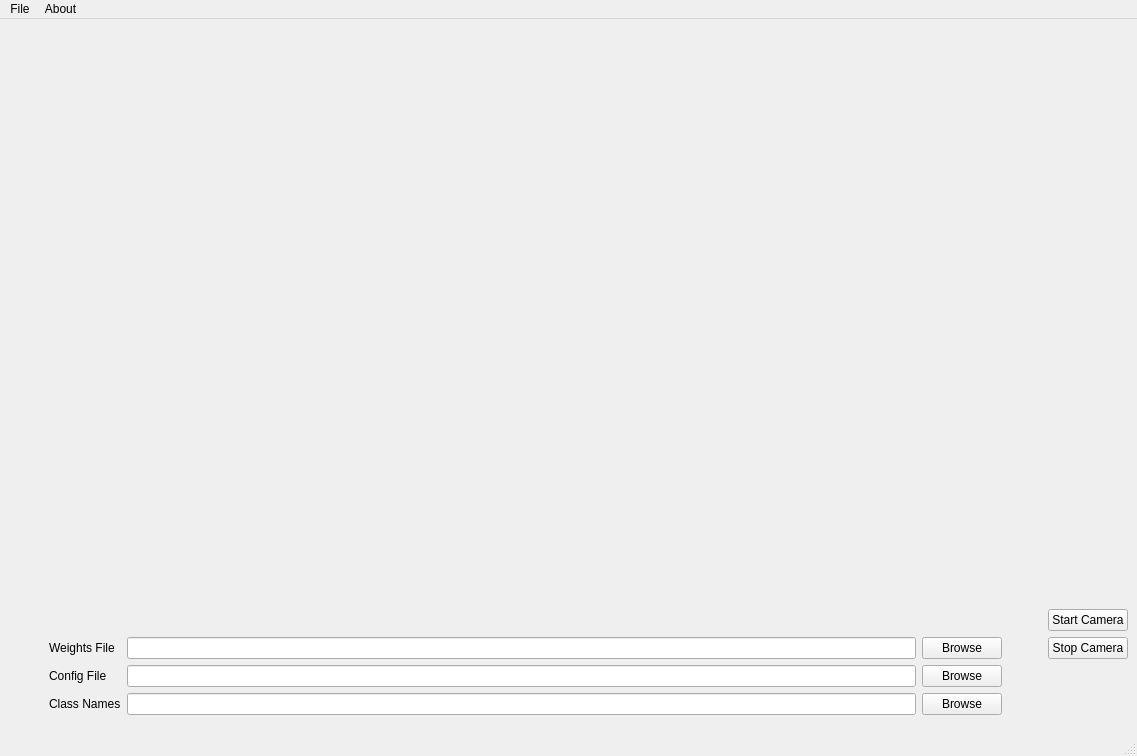
<?xml version="1.0" encoding="UTF-8"?>
<ui version="4.0">
 <class>MainWindow</class>
 <widget class="QMainWindow" name="MainWindow">
  <property name="geometry">
   <rect>
    <x>0</x>
    <y>0</y>
    <width>1137</width>
    <height>756</height>
   </rect>
  </property>
  <property name="sizePolicy">
   <sizepolicy hsizetype="MinimumExpanding" vsizetype="Preferred">
    <horstretch>0</horstretch>
    <verstretch>0</verstretch>
   </sizepolicy>
  </property>
  <property name="windowTitle">
   <string>MainWindow</string>
  </property>
  <widget class="QWidget" name="centralwidget">
   <layout class="QGridLayout" name="gridLayout">
    <item row="0" column="0">
     <layout class="QGridLayout" name="gridLayout_4">
      <item row="6" column="2">
       <widget class="QLineEdit" name="configPath"/>
      </item>
      <item row="4" column="4">
       <widget class="QPushButton" name="browseWeightsButton">
        <property name="text">
         <string>Browse</string>
        </property>
       </widget>
      </item>
      <item row="4" column="0">
       <spacer name="horizontalSpacer">
        <property name="orientation">
         <enum>Qt::Horizontal</enum>
        </property>
        <property name="sizeType">
         <enum>QSizePolicy::Preferred</enum>
        </property>
        <property name="sizeHint" stdset="0">
         <size>
          <width>40</width>
          <height>20</height>
         </size>
        </property>
       </spacer>
      </item>
      <item row="4" column="6">
       <widget class="QPushButton" name="stopCamera">
        <property name="text">
         <string>Stop Camera</string>
        </property>
       </widget>
      </item>
      <item row="7" column="1">
       <widget class="QLabel" name="classesFileLabel">
        <property name="text">
         <string>Class Names</string>
        </property>
       </widget>
      </item>
      <item row="7" column="2">
       <widget class="QLineEdit" name="classesPath"/>
      </item>
      <item row="4" column="2">
       <widget class="QLineEdit" name="weightsPath"/>
      </item>
      <item row="4" column="1">
       <widget class="QLabel" name="weightsFileLabel">
        <property name="text">
         <string>Weights File</string>
        </property>
       </widget>
      </item>
      <item row="0" column="6">
       <spacer name="verticalSpacer_5">
        <property name="orientation">
         <enum>Qt::Vertical</enum>
        </property>
        <property name="sizeHint" stdset="0">
         <size>
          <width>20</width>
          <height>40</height>
         </size>
        </property>
       </spacer>
      </item>
      <item row="1" column="3">
       <layout class="QHBoxLayout" name="horizontalLayout_3"/>
      </item>
      <item row="7" column="4">
       <widget class="QPushButton" name="browseClassesButton">
        <property name="text">
         <string>Browse</string>
        </property>
       </widget>
      </item>
      <item row="6" column="4">
       <widget class="QPushButton" name="browseConfigButton">
        <property name="text">
         <string>Browse</string>
        </property>
       </widget>
      </item>
      <item row="2" column="6">
       <widget class="QPushButton" name="startCamera">
        <property name="text">
         <string>Start Camera</string>
        </property>
        <property name="checkable">
         <bool>true</bool>
        </property>
       </widget>
      </item>
      <item row="4" column="5">
       <spacer name="horizontalSpacer_6">
        <property name="orientation">
         <enum>Qt::Horizontal</enum>
        </property>
        <property name="sizeType">
         <enum>QSizePolicy::Preferred</enum>
        </property>
        <property name="sizeHint" stdset="0">
         <size>
          <width>40</width>
          <height>20</height>
         </size>
        </property>
       </spacer>
      </item>
      <item row="6" column="1">
       <widget class="QLabel" name="configFileLabel">
        <property name="text">
         <string>Config File</string>
        </property>
       </widget>
      </item>
      <item row="8" column="2">
       <spacer name="verticalSpacer_6">
        <property name="orientation">
         <enum>Qt::Vertical</enum>
        </property>
        <property name="sizeType">
         <enum>QSizePolicy::Preferred</enum>
        </property>
        <property name="sizeHint" stdset="0">
         <size>
          <width>20</width>
          <height>10</height>
         </size>
        </property>
       </spacer>
      </item>
      <item row="0" column="2">
       <widget class="QLabel" name="videoDisplay">
        <property name="text">
         <string/>
        </property>
       </widget>
      </item>
     </layout>
    </item>
   </layout>
  </widget>
  <widget class="QMenuBar" name="menubar">
   <property name="geometry">
    <rect>
     <x>0</x>
     <y>0</y>
     <width>1137</width>
     <height>22</height>
    </rect>
   </property>
   <widget class="QMenu" name="menuClose">
    <property name="title">
     <string>File</string>
    </property>
    <addaction name="actionClose"/>
   </widget>
   <widget class="QMenu" name="menuAbout">
    <property name="title">
     <string>About</string>
    </property>
    <addaction name="actionAbout_OpenQVision"/>
    <addaction name="actionLicense"/>
   </widget>
   <addaction name="menuClose"/>
   <addaction name="menuAbout"/>
  </widget>
  <widget class="QStatusBar" name="statusbar"/>
  <action name="actionClose">
   <property name="text">
    <string>Close</string>
   </property>
  </action>
  <action name="actionAbout_OpenQVision">
   <property name="text">
    <string>About OpenQVision</string>
   </property>
  </action>
  <action name="actionLicense">
   <property name="text">
    <string>License</string>
   </property>
  </action>
 </widget>
 <resources/>
 <connections>
  <connection>
   <sender>actionClose</sender>
   <signal>triggered()</signal>
   <receiver>MainWindow</receiver>
   <slot>close()</slot>
   <hints>
    <hint type="sourcelabel">
     <x>-1</x>
     <y>-1</y>
    </hint>
    <hint type="destinationlabel">
     <x>399</x>
     <y>299</y>
    </hint>
   </hints>
  </connection>
 </connections>
</ui>
